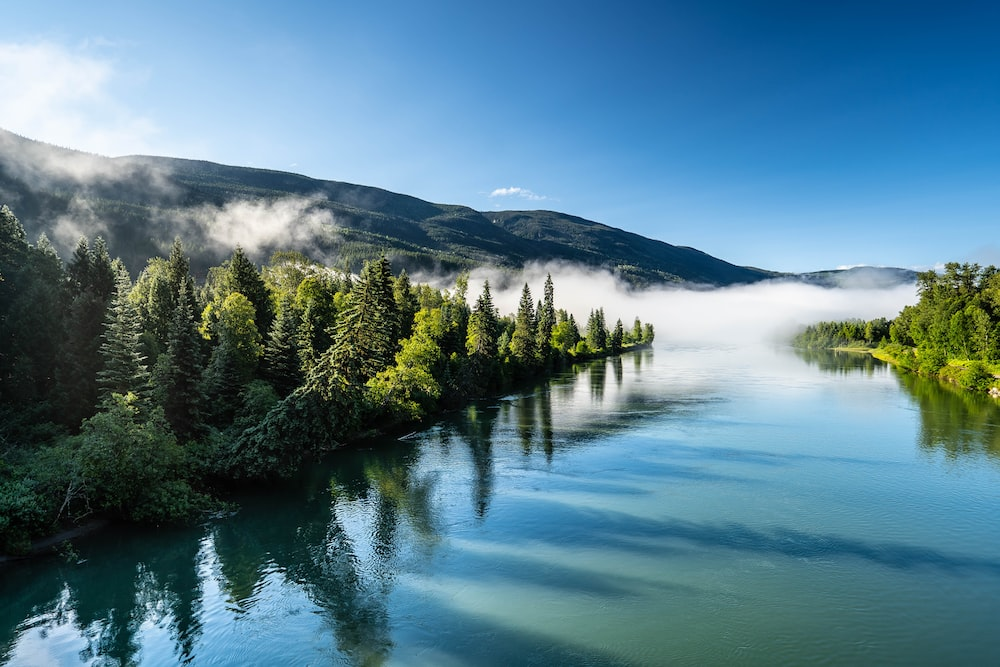
#> input picture Digital Image Processing/photo.jpg, 1000 x 667 px, found by its file name
$ python Lab2.py
#> lines starting #> are read from the running program, lines starting #| are printed output that depends on the picture
# scan image and display as a gray scale image
import cv2
import numpy as np
from matplotlib import pyplot as plt
image = cv2.imread('Digital Image Processing\photo.jpg')
#> image is the input picture: shape (667, 1000, 3); mean B, G, R 141.3, 125.4, 87.2
cv2.namedWindow('image', cv2.WINDOW_AUTOSIZE)
cv2.imshow('image', image)
img_gray = cv2.cvtColor(image, cv2.COLOR_BGR2GRAY)
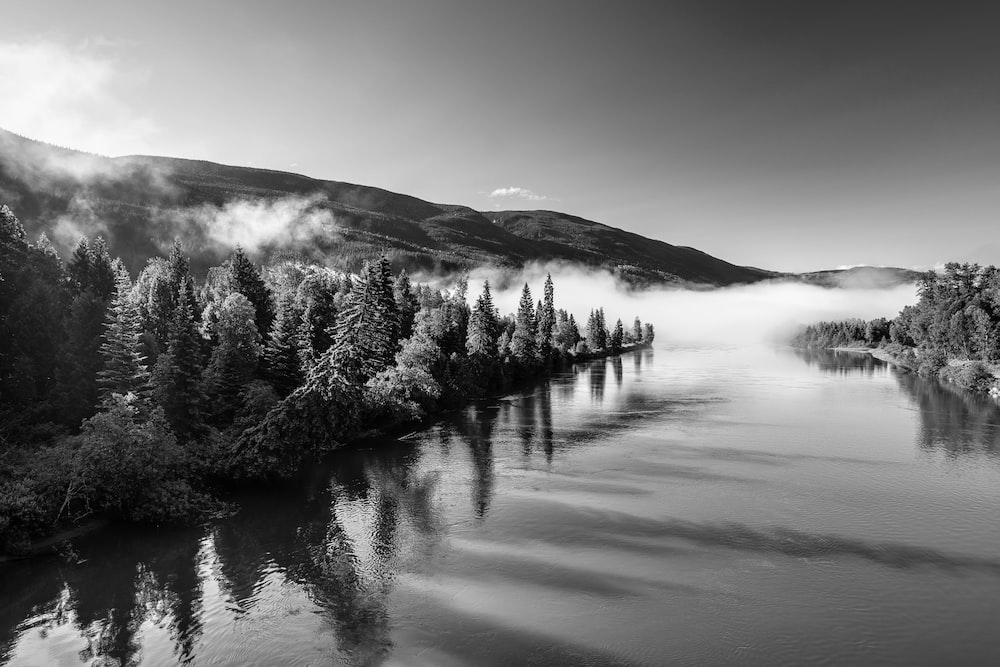
#> img_gray: shape (667, 1000); min 0, max 254, mean 115.8
cv2.imshow('image', img_gray)
color = [0, 255, 0]
hard = cv2.copyMakeBorder(img_gray, 60, 60, 50, 60,
                          cv2.BORDER_CONSTANT, value=color)
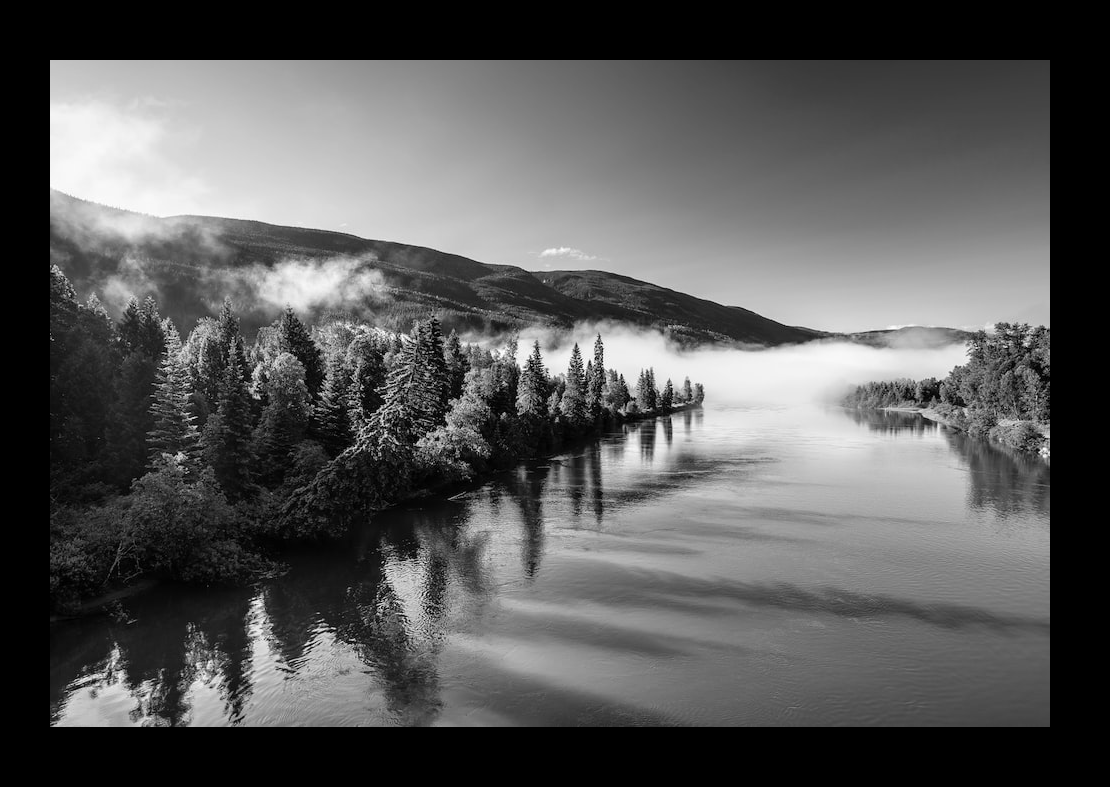
#> hard: shape (787, 1110); min 0, max 254, mean 88.4
plt.subplot(224), plt.imshow(hard, 'gray'), plt.title('Hard Border')
plt.show()
cv2.waitKey(0)
cv2.destroyAllWindows()

$ run again, with Digital Image Processing/rain.jpg copied over Digital Image Processing/photo.jpg
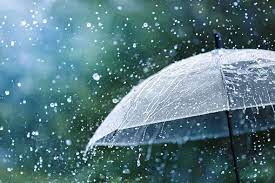
#> input picture Digital Image Processing/rain.jpg, 275 x 183 px, found by its file name
#> image is the input picture: shape (183, 275, 3); mean B, G, R 129.4, 121.6, 87.5
#> `img_gray = cv2.cvtColor(image, cv2.COLOR_BGR2GRAY)`:
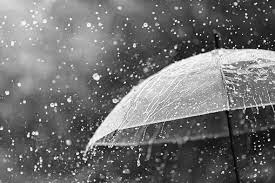
#> img_gray: shape (183, 275); min 1, max 254, mean 112.3
#> `hard = cv2.copyMakeBorder(img_gray, 60, 60, 50, 60, cv2.BORDER_CONSTAN..`:
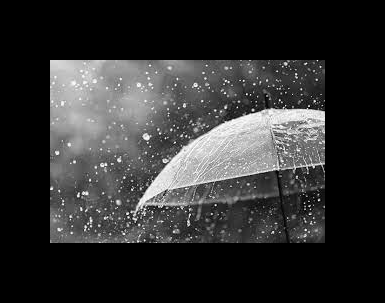
#> hard: shape (303, 385); min 0, max 254, mean 48.4
